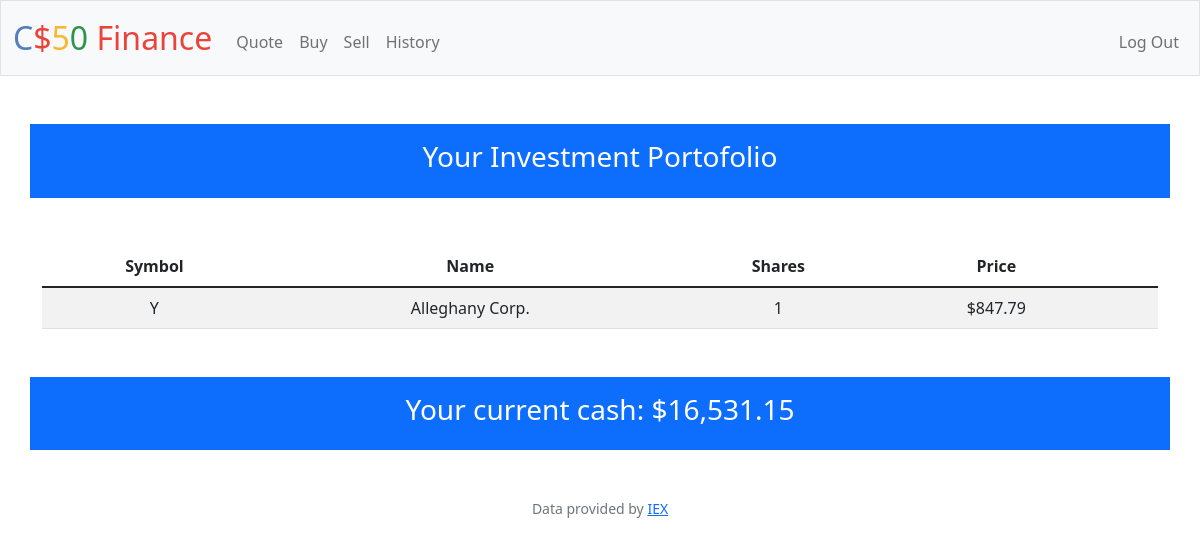
The page / (signed in) on the database its author committed.
### tables this page shows
CREATE TABLE purchased_stock(
id integer primary key autoincrement not null,
user_id integer not null,
symbol text not null,
name text not null,
price float not null, shares integer after symbol);

CREATE TABLE users (id INTEGER PRIMARY KEY AUTOINCREMENT NOT NULL, username TEXT NOT NULL, hash TEXT NOT NULL, cash NUMERIC NOT NULL DEFAULT 10000.00);

### app.py (the view)
@app.route("/")
@login_required
def index():
    id = session["user_id"]
    """Show portfolio of stocks"""
    portofolio = db.execute(
        "select symbol, name, price, sum(shares) as shares from purchased_stock where user_id = ? group by symbol", id)
    saldo = db.execute("select * from users where id = ?", id)[0]
    print(saldo)
    return render_template("index.html", portofolio=portofolio, balance=saldo)

### app.py (called while the page is built)
@app.after_request
def after_request(response):
    response.headers["Cache-Control"] = "no-cache, no-store, must-revalidate"
    response.headers["Expires"] = 0
    response.headers["Pragma"] = "no-cache"
    return response

### helpers.py (called while the page is built)
def login_required(f):
    @wraps(f)
    def decorated_function(*args, **kwargs):
        if session.get("user_id") is None:
            return redirect("/login")
        return f(*args, **kwargs)
    return decorated_function

def usd(value):
    return f"${value:,.2f}"

### templates/index.html (shortened to what this page needs)
{% extends "layout.html" %}
{% block main %}
    <div class="container p-3 bg-primary text-white">
        <h3>Your Investment Portofolio</h3>
    </div>
    <div class="container mt-5">
        <table class="table table-striped">
            <thead>
                <th>Symbol</th>
                <th>Name</th>
                <th>Shares</th>
                <th>Price</th>
            </thead>
            <tbody>
                {% for porto in portofolio %}
                <tr>
                    <td>{{ porto["symbol"] }}</td>
                    <td>{{ porto["name"] }}</td>
                    <td>{{ porto["shares"] }}</td>
                    <td>{{ porto["price"] | usd }}</td>
                    <td>{{ shares }}</td>
                </tr>
                {% endfor %}
            </tbody>
        </table>
    </div>
    <div class="container bg-primary p-3 mt-5 text-white">
        <h3>Your current cash: {{ balance["cash"] | usd }}</h3>
    </div>
{% endblock %}

### rows shown on the page
purchased_stock: symbol "Y", name "Alleghany Corp.", shares "1", price "$847.79"
users: cash "$16,531.15"
